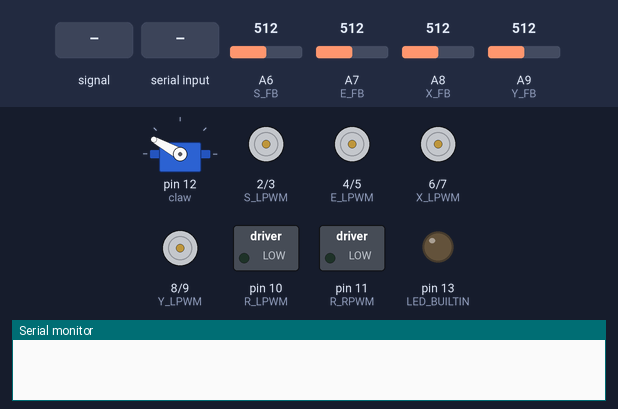
Bench run of a sketch on a simulated Teensy 4. Shown: servo, motor-driver pin pairs drawn as motors (green arrow = first pin HIGH = forward, orange = second pin HIGH = backward, longer = more drive), switched loads named in the sketch (green lamp = pin HIGH), output pins drawn as LEDs (lit = HIGH), the last lines printed to the serial monitor. The test bench sets the inputs (shaded band); at power-on: A6 (S_FB) = 512, A8 (X_FB) = 512, A7 (E_FB) = 512, A9 (Y_FB) = 512.

Above: at 1.2 s.
1.3 s: A6 (S_FB) fed a 200 Hz sine of ±81 counts around its level
At 1.45 s:
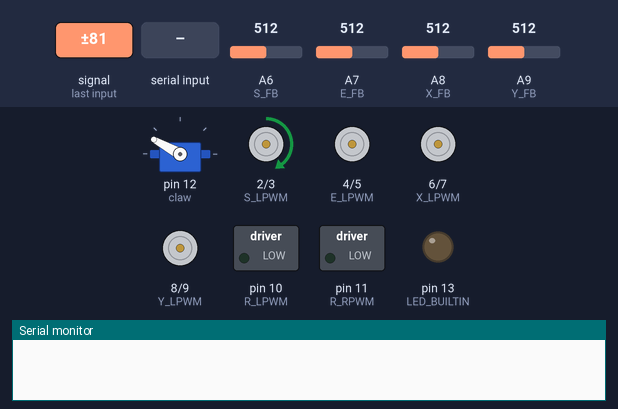
4.3 s: A6 (S_FB) set to 716
At 5.1 s:
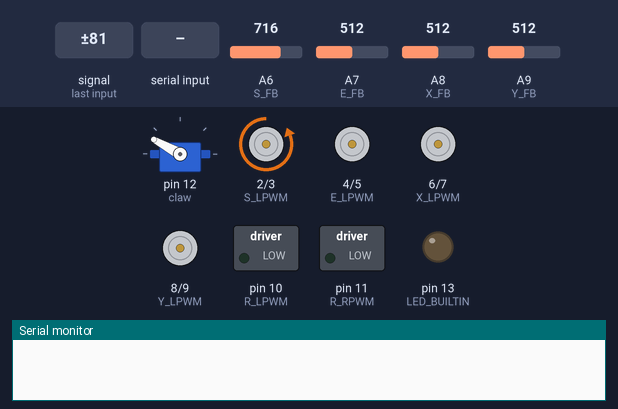
5.8 s: "p90\n" received over Serial
At 5.97 s:
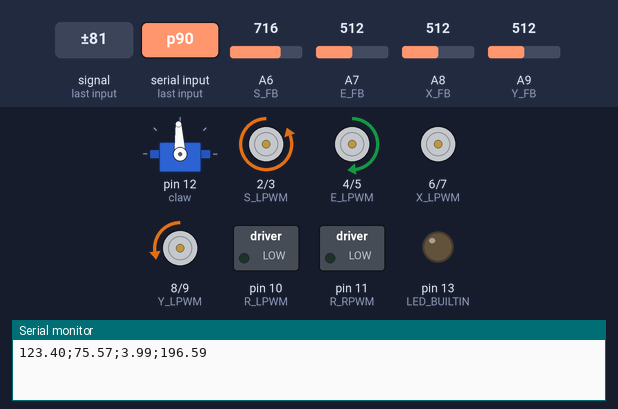
8.8 s: A8 (X_FB) set to 716
11.8 s: A7 (E_FB) set to 306
14.8 s: A9 (Y_FB) set to 497
At 15.8 s:
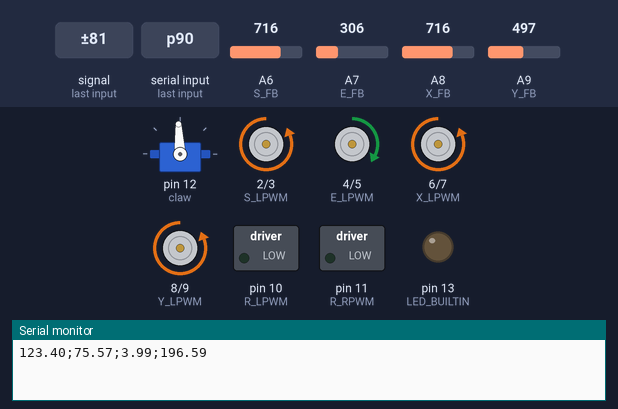
Timing chart, 0 to 43.8 s (numbered marks = the images above; inputs shaded):
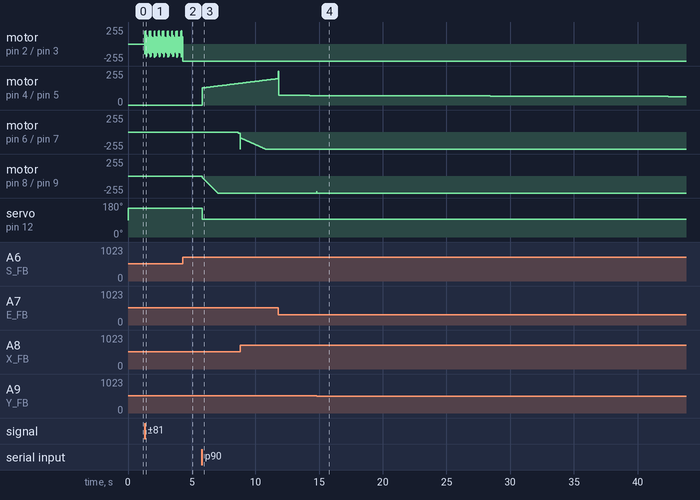

Measured:
- the behaviour switches between 505 and 504 on A9 (Y_FB) (found by bisection; images 3 and 4)
- after the input at 5.8 s, motor on pin 4 (E_LPWM) / pin 5 (E_RPWM): moves from stopped to forward 163/255 over 2.9 s, starting at once; motor on pin 6 (X_LPWM) / pin 7 (X_RPWM): stopped → backward 19/255 after 2.9 s
- after the input at 14.8 s, motor on pin 8 (Y_LPWM) / pin 9 (Y_RPWM): backward 255/255 → backward 229/255 at once, → backward 255/255 0.01 s later

The sketch:

cascadePIDarm_ctrl.ino
```cpp
/* Arm Control Software
 *         ---------------------
 *        | Number | Motor Name | --> endpoints, data, analog value to physical angle conversion function, etc.
 *         ---------------------
 *        |   1    |  shoulder  | --> + forwards, - back, 600: 87 deg, 452: 47.85 deg, 627: 104.7 deg --> 3.7391x+274.16
 *         ---------------------
 *        |   2    |   elbow    | --> + down, - up, 300: 30 deg (full down), 580: 104 deg, 684: 133 deg --> 3.7391x+188.553
 *         ---------------------
 *        |   3    |  wrist rot | --> + CW (robot pov), - CCW: 486: 0 deg (middle), 133: -90 (CCW max), 815: 90 deg (CW max) --> 3.78889x+478
 *         ---------------------
 *        |   4    | wrist bend | --> + values go up, - values go down: 468 --> 180 deg, 126 --> 90 deg, 800 --> 270 deg --> 3.74444x-209.333, max = 508 (191.5 deg), min = 275 (129.3 deg)
 *         ---------------------
 *        |   5    | turntable  | --> + values go CCW, - values go CW
 *         ---------------------
 *        |   6    |    claw    | --> 1200 (closed) --- 2100 (open)
 *         ---------------------
*/

#include <Servo.h>
#include "PID_Eggbot.h"

// Ring buffer size
#define BUF_SIZE 20
#define CHAR_BUF_SIZE 128

// Drop data into temp buffer
char input[CHAR_BUF_SIZE];
int input_idx = 0;

// Ring buffer pointer
// All sensors get updated synchronously
int buf_ptr = 0;

// Shoulder Motor parameters
#define S_LPWM 2  // Teensy Pin controlling LPWM
#define S_RPWM 3  // Teensy Pin controlling RPWM
#define S_FB A6   // Teensy Analog Pin reading potentiometer
// Sensor linear regression constants
#define S_A 3.72746
#define S_B 256.017
// Shoulder Motor PID parameters
double s_p_set, s_p_curr, s_p_prev;
double s_v_set, s_v_curr, s_out;
// Position Control Constants
double s_kpp = 0.0025;
double s_kpd = 0.0001;
// Velocity Control Constants
double s_kvp = 2000;
double s_kvi = 15000;
PID s_vPID(&s_v_curr, &s_out, &s_v_set, s_kvp, s_kvi, 0, DIRECT);
PID s_pPID(&s_p_curr, &s_v_set, &s_p_set, s_kpp, 0, s_kpd, DIRECT);
// Target angle
double s_angle;
// Ring Buffer for potentiometer data
int s_raw_fb[BUF_SIZE];

// Elbow Motor parameters
#define E_LPWM 4
#define E_RPWM 5
#define E_FB A7
// Sensor linear regression constants
#define E_A 3.61924
#define E_B 238.486
// Elbow Motor PID parameters
double e_p_set, e_p_curr, e_p_prev;
double e_v_set, e_v_curr, e_out;
// Position Control Constants
double e_kpp = 0.0023;
double e_kpd = 0.0003;
// Velocity Control Constants
double e_kvp = 4460;
double e_kvi = 450;
PID e_vPID(&e_v_curr, &e_out, &e_v_set, e_kvp, e_kvi, 0, DIRECT);
PID e_pPID(&e_p_curr, &e_v_set, &e_p_set, e_kpp, 0, e_kpd, REVERSE);
// Target angle
double e_angle;
// Ring Buffer for potentiometer data
int e_raw_fb[BUF_SIZE];

// Wrist Rotation Motor parameters
#define X_LPWM 6
#define X_RPWM 7
#define X_FB A8
// Sensor linear regression constants
#define X_A 3.76204
#define X_B 497
// Wrist Rotation Motor PID parameters
double x_p_set, x_p_curr, x_p_prev;
double x_v_set, x_v_curr, x_out;
// Position Control Constants
double x_kpp = 0.0023;
// Velocity Control Constants
double x_kvp = 1000.00;
double x_kvi = 3000.00;
PID x_vPID(&x_v_curr, &x_out, &x_v_set, x_kvp, x_kvi, 0, DIRECT);
PID x_pPID(&x_p_curr, &x_v_set, &x_p_set, x_kpp, 0, 0, DIRECT);
// Target angle
double x_angle;
// Ring Buffer for potentiometer data
int x_raw_fb[BUF_SIZE];

// Wrist Bend Motor parameters
#define Y_LPWM 8
#define Y_RPWM 9
#define Y_FB A9
// Sensor linear regression constants
#define Y_A 3.91947
#define Y_B 258.519
// Wrist Bend Motor PID parameters
double y_p_set, y_p_curr, y_p_prev;
double y_v_set, y_v_curr, y_out;
// Position Control Constants
double y_kpp = 0.002;
// Velocity Control Constants
double y_kvp = 750.00;
double y_kvi = 6000.00;
PID y_vPID(&y_v_curr, &y_out, &y_v_set, y_kvp, y_kvi, 0, DIRECT);
PID y_pPID(&y_p_curr, &y_v_set, &y_p_set, y_kpp, 0, 0, DIRECT);
// Target angle
double y_angle;
// Ring Buffer for potentiometer data
int y_raw_fb[BUF_SIZE];

// Turntable Motor parameters
#define R_LPWM 10
#define R_RPWM 11

// Servo parameters
#define CLAW 12        // Teensy Pin controlling Servo
#define CLAW_MIN 1200  // Minimum value for servo (fully closed)
#define CLAW_MAX 2100  // Maximum value for servo (fully open)
Servo claw;            // Constructor for Servo library

// Temp variables used to store the L_PWM and R_PWM pins of the H-bridge of interest
int left;
int right;

// Sets the minimum motor value (to get rid of the annoying high-pitched whining at low throttles)
int epsilon = 300;

// Turntable control command from KR260
int tt_ctrl = 0;

// Servo control command from KR260
int servo_ctrl = 2100;

// Loop Timer
unsigned long timer;
#define MIN_V 0.05

// Temp vars for Serial
double temp1, temp2, temp3, temp4;
int temp5, temp6;

void setup() {
  pinMode(LED_BUILTIN, OUTPUT);
  // Let's take advantage of the Teensy's 12-bit PWM resolution
  analogWriteResolution(12);

  // Declare the H-bridge PWM pins as outputs
  pinMode(S_LPWM, OUTPUT);
  pinMode(S_RPWM, OUTPUT);
  pinMode(E_LPWM, OUTPUT);
  pinMode(E_RPWM, OUTPUT);
  pinMode(X_LPWM, OUTPUT);
  pinMode(X_RPWM, OUTPUT);
  pinMode(Y_LPWM, OUTPUT);
  pinMode(Y_RPWM, OUTPUT);
  pinMode(R_LPWM, OUTPUT);
  pinMode(R_RPWM, OUTPUT);

  // Default set all motors to off
  analogWrite(S_LPWM, 0);
  analogWrite(S_RPWM, 0);
  analogWrite(E_LPWM, 0);
  analogWrite(E_RPWM, 0);
  analogWrite(X_LPWM, 0);
  analogWrite(X_RPWM, 0);
  analogWrite(Y_LPWM, 0);
  analogWrite(Y_RPWM, 0);
  analogWrite(R_LPWM, 0);
  analogWrite(R_RPWM, 0);

  // Initialize gripper servo
  claw.attach(12);

  // Initialize Serial communication
  Serial.begin(115200);
  //Serial.setTimeout(1);

  // Fill sensor ring buffers
  for (int i = 0; i < BUF_SIZE; ++i) {
    // Read all sensor values sequentially
    s_raw_fb[i] = analogRead(S_FB);
    e_raw_fb[i] = analogRead(E_FB);
    x_raw_fb[i] = analogRead(X_FB);
    y_raw_fb[i] = analogRead(Y_FB);
  }

  // Low-pass the raw values and set as current position
  getFilteredPos();

  // Set setpoint to current angle to prevent arm from moving
  s_p_set = s_p_curr;
  e_p_set = e_p_curr;
  x_p_set = x_p_curr;
  y_p_set = y_p_curr;

  // Set PID sample time
  s_pPID.SetSampleTime(10);
  e_pPID.SetSampleTime(10);
  x_pPID.SetSampleTime(10);
  y_pPID.SetSampleTime(10);
  s_vPID.SetSampleTime(10);
  e_vPID.SetSampleTime(10);
  x_vPID.SetSampleTime(10);
  y_vPID.SetSampleTime(10);

  // Set motor speed limits
  s_pPID.SetOutputLimits(-0.55, 0.55);
  e_pPID.SetOutputLimits(-0.55, 0.55);
  x_pPID.SetOutputLimits(-0.55, 0.55);
  y_pPID.SetOutputLimits(-0.55, 0.55);
  // Set motor power limits
  s_vPID.SetOutputLimits(-4096, 4096);
  e_vPID.SetOutputLimits(-4096, 4096);
  x_vPID.SetOutputLimits(-4096, 4096);
  y_vPID.SetOutputLimits(-4096, 4096);

  // Turn on PID
  s_pPID.SetMode(AUTOMATIC);
  e_pPID.SetMode(AUTOMATIC);
  x_pPID.SetMode(AUTOMATIC);
  y_pPID.SetMode(AUTOMATIC);
  s_vPID.SetMode(AUTOMATIC);
  e_vPID.SetMode(AUTOMATIC);
  x_vPID.SetMode(AUTOMATIC);
  y_vPID.SetMode(AUTOMATIC);

  timer = millis();

  Serial.clear();
}

void loop() {

  // Get new position commands from Serial and update setpoints -------------------------
  if (Serial.available() > 0) {
    char c = Serial.read();
    switch (c) {
      case 'p':
        // Toss the newline character out so it doesn't get confused
        c = Serial.read();
        // Fill sensor ring buffers
        for (int i = 0; i < BUF_SIZE; ++i) {
          // Read all sensor values sequentially
          s_raw_fb[i] = analogRead(S_FB);
          e_raw_fb[i] = analogRead(E_FB);
          x_raw_fb[i] = analogRead(X_FB);
          y_raw_fb[i] = analogRead(Y_FB);
        }
        // Low-pass the raw values and set as current position
        getFilteredPos();
        decodeAngles();
        break;
      case '\n':
        // parse the buffer
        // null character to terminate the string
        input[input_idx] = '\0';
        input_idx = 0;
        int filled;
        filled = sscanf(input, "%lf; %lf; %lf; %lf; %d; %d", &temp1, &temp2, &temp3, &temp4, &temp5, &temp6);
        if (filled == 6) {
          s_angle = temp1;
          e_angle = temp2;
          x_angle = temp3;
          y_angle = temp4;
          tt_ctrl = temp5;
          servo_ctrl = temp6;
        }

        // Constrain angle commands
        s_angle = clamp(s_angle, 0.0, 180.0);
        e_angle = clamp(e_angle, 20.0, 180.0);
        x_angle = clamp(x_angle, -90.0, 90.0);
        y_angle = clamp(y_angle, 90.0, 270.0);
        tt_ctrl = clamp(tt_ctrl, -4096, 4096);
        servo_ctrl = clamp(servo_ctrl, 600, 1500);

        // Convert angles to analog values
        s_p_set = (S_A * s_angle) + S_B;
        e_p_set = (E_A * e_angle) + E_B;
        x_p_set = (X_A * x_angle) + X_B;
        y_p_set = (Y_A * y_angle) - Y_B;

        s_vPID.resetInt();
        e_vPID.resetInt();
        x_vPID.resetInt();
        y_vPID.resetInt();

        break;
      default:
        // shove characters into buffer
        input[input_idx] = c;
        input_idx++;
        break;
    }
  }

  // Update current positions -----------------------------------------------------------
  s_raw_fb[buf_ptr] = analogRead(S_FB);
  e_raw_fb[buf_ptr] = analogRead(E_FB);
  x_raw_fb[buf_ptr] = analogRead(X_FB);
  y_raw_fb[buf_ptr] = analogRead(Y_FB);

  // Roll pointer back around if buffer is full
  if (buf_ptr < (BUF_SIZE - 1)) {
    ++buf_ptr;
  } else {
    buf_ptr = 0;
  }

  // Loop timer
  if ((millis() - timer) <= 10)
    return;
  timer = millis();

  // Low-pass the raw data and return positional values ---------------------------------
  getFilteredPos();

  // Compute PID ------------------------------------------------------------------------
  s_pPID.Compute();
  e_pPID.Compute();
  x_pPID.Compute();
  y_pPID.Compute();
  s_vPID.Compute();
  e_vPID.Compute();
  x_vPID.Compute();
  y_vPID.Compute();

  // Drive motors -----------------------------------------------------------------------
  drive(1, (int)s_out);
  drive(2, (int)e_out);
  drive(3, (int)x_out);
  drive(4, (int)y_out);
  drive(5, tt_ctrl);
  drive(6, servo_ctrl);
}

// Performs the low-pass filtering
void getFilteredPos() {
  // Temp Variables
  int s_temp = 0;
  int e_temp = 0;
  int x_temp = 0;
  int y_temp = 0;

  // Sum up all elements of array
  for (int i = 0; i < BUF_SIZE; ++i) {
    s_temp += s_raw_fb[i];
    e_temp += e_raw_fb[i];
    x_temp += x_raw_fb[i];
    y_temp += y_raw_fb[i];
  }

  s_p_prev = s_p_curr;
  e_p_prev = e_p_curr;
  x_p_prev = x_p_curr;
  y_p_prev = y_p_curr;

  // Divide by number of elements, and set as current values
  s_p_curr = ((double)s_temp) / ((double)BUF_SIZE);
  e_p_curr = ((double)e_temp) / ((double)BUF_SIZE);
  x_p_curr = ((double)x_temp) / ((double)BUF_SIZE);
  y_p_curr = ((double)y_temp) / ((double)BUF_SIZE);

  s_v_curr = (s_p_curr - s_p_prev) / 10;
  e_v_curr = (e_p_curr - e_p_prev) / 10;
  x_v_curr = (x_p_curr - x_p_prev) / 10;
  y_v_curr = (y_p_curr - y_p_prev) / 10;

  s_v_curr = (abs(s_v_curr) < MIN_V) ? 0 : s_v_curr;
  e_v_curr = (abs(e_v_curr) < MIN_V) ? 0 : e_v_curr;
  x_v_curr = (abs(x_v_curr) < MIN_V) ? 0 : x_v_curr;
  y_v_curr = (abs(y_v_curr) < MIN_V) ? 0 : y_v_curr;
}

// Drives the motors by sending commands to the associated H-bridges
void drive(int motor, int val) {
  // Identify the motor and look up its L_PWM and R_PWM pins
  switch (motor) {
    case 1:
      left = S_LPWM;
      right = S_RPWM;
      break;
    case 2:
      left = E_LPWM;
      right = E_RPWM;
      break;
    case 3:
      left = X_LPWM;
      right = X_RPWM;
      break;
    case 4:
      left = Y_LPWM;
      right = Y_RPWM;
      break;
    case 5:
      left = R_LPWM;
      right = R_RPWM;
      break;
    case 6:
      // Servo can be driven directly
      claw.writeMicroseconds(val);
      return;
    default:
      return;
      break;
  }

  // Check to make sure value isn't too small
  // Also sort the value based on its sign and drive motors accordingly
  // Look at Electrical: Power about how H-bridges work for more detail
  if (val > epsilon) {
    analogWrite(right, 0);
    analogWrite(left, val);
  } else if (val < -epsilon) {
    analogWrite(left, 0);
    analogWrite(right, abs(val));
  } else {
    analogWrite(right, 0);
    analogWrite(left, 0);
  }
}

// Converts potentiometer values to angle values
void decodeAngles() {
  double s_real, e_real, x_real, y_real;

  // Convert analog values to real angles
  s_real = (s_p_curr - S_B) / S_A;
  e_real = (e_p_curr - E_B) / E_A;
  x_real = (x_p_curr - X_B) / X_A;
  y_real = (y_p_curr + Y_B) / Y_A;

  // Send the angles!
  Serial.print(s_real);
  Serial.print(";");
  Serial.print(e_real);
  Serial.print(";");
  Serial.print(x_real);
  Serial.print(";");
  Serial.println(y_real);
}

double clamp(double input, double min, double max) {
  if (input < min) {
    return min;
  } else if (input > max) {
    return max;
  } else {
    return input;
  }
}

int clamp(int input, int min, int max) {
  if (input < min) {
    return min;
  } else if (input > max) {
    return max;
  } else {
    return input;
  }
}
```

PID_Eggbot.h
```cpp
#ifndef PID_Eggbot_h
#define PID_Eggbot_h
#define LIBRARY_VERSION	1.2.1

class PID
{


  public:

  //Constants used in some of the functions below
  #define AUTOMATIC	1
  #define MANUAL	0
  #define DIRECT  0
  #define REVERSE  1
  #define P_ON_M 0
  #define P_ON_E 1

  //commonly used functions **************************************************************************
    PID(double*, double*, double*,        // * constructor.  links the PID to the Input, Output, and
        double, double, double, int, int);//   Setpoint.  Initial tuning parameters are also set here.
                                          //   (overload for specifying proportional mode)

    PID(double*, double*, double*,        // * constructor.  links the PID to the Input, Output, and
        double, double, double, int);     //   Setpoint.  Initial tuning parameters are also set here

    void SetMode(int Mode);               // * sets PID to either Manual (0) or Auto (non-0)

    bool Compute();                       // * performs the PID calculation.  it should be
                                          //   called every time loop() cycles. ON/OFF and
                                          //   calculation frequency can be set using SetMode
                                          //   SetSampleTime respectively

    void SetOutputLimits(double, double); // * clamps the output to a specific range. 0-255 by default, but
										                      //   it's likely the user will want to change this depending on
										                      //   the application

    double windup;
    void resetInt();                      // Resets integral to prevent integral wind-up

  //available but not commonly used functions ********************************************************
    void SetTunings(double, double,       // * While most users will set the tunings once in the
                    double);         	    //   constructor, this function gives the user the option
                                          //   of changing tunings during runtime for Adaptive control
    void SetTunings(double, double,       // * overload for specifying proportional mode
                    double, int);

	void SetControllerDirection(int);	  // * Sets the Direction, or "Action" of the controller. DIRECT
										  //   means the output will increase when error is positive. REVERSE
										  //   means the opposite.  it's very unlikely that this will be needed
										  //   once it is set in the constructor.
    void SetSampleTime(int);              // * sets the frequency, in Milliseconds, with which
                                          //   the PID calculation is performed.  default is 100


  //Display functions ****************************************************************
	double GetKp();						  // These functions query the pid for interal values.
	double GetKi();						  //  they were created mainly for the pid front-end,
	double GetKd();						  // where it's important to know what is actually
	int GetMode();						  //  inside the PID.
	int GetDirection();					  //

  private:
	void Initialize();

	double dispKp;				// * we'll hold on to the tuning parameters in user-entered
	double dispKi;				//   format for display purposes
	double dispKd;				//

	double kp;                  // * (P)roportional Tuning Parameter
    double ki;                  // * (I)ntegral Tuning Parameter
    double kd;                  // * (D)erivative Tuning Parameter

	int controllerDirection;
	int pOn;

    double *myInput;              // * Pointers to the Input, Output, and Setpoint variables
    double *myOutput;             //   This creates a hard link between the variables and the
    double *mySetpoint;           //   PID, freeing the user from having to constantly tell us
                                  //   what these values are.  with pointers we'll just know.

	unsigned long lastTime;
	double outputSum, lastInput;

	unsigned long SampleTime;
	double outMin, outMax;
	bool inAuto, pOnE;
};
#endif
```

Source omitted: PID_Eggbot.cpp (8148 bytes)
